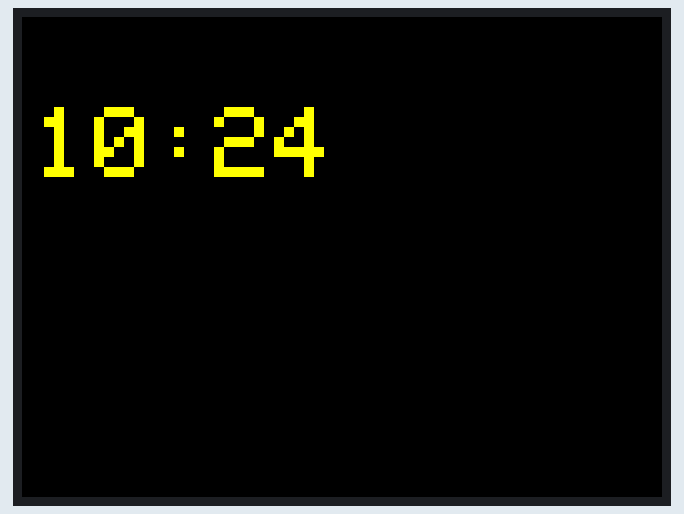
The sketch below on a simulated ESP32. Shown: 320×240 colour display. WiFi joins after 1.5 s; servers stay silent unless stated; network time is answered at once with the bench clock; the local clock reads 2024-03-15 10:24:30 at power-on unless the sketch sets it; what the sketch prints to the serial monitor is not drawn.

Above: at 1.8 s.
At 61.9 s:
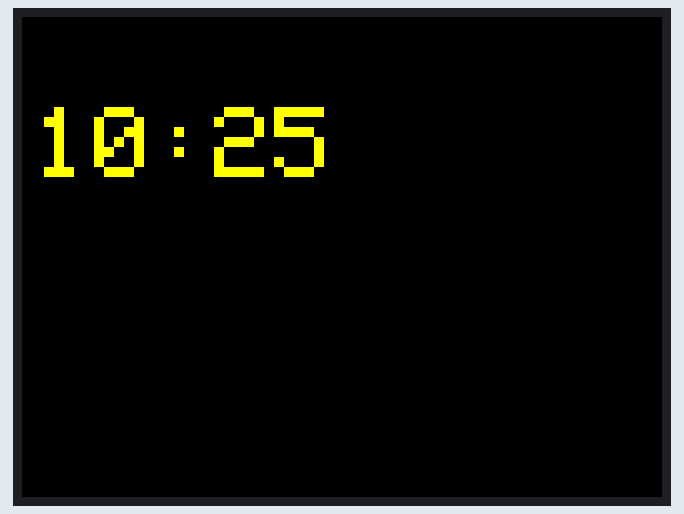
At 122.0 s:
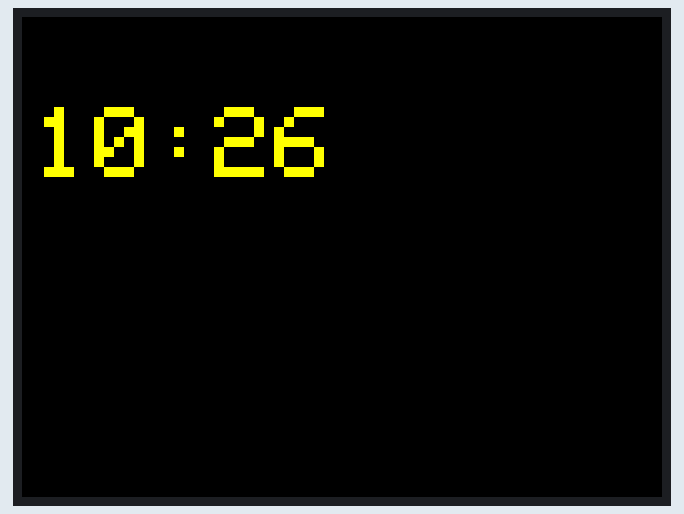

Measured:
- what the display in image 0 shows lasts 60.0 s, from 1.8 s to 61.8 s

The sketch:

Esp32_TFT_Clock.ino
```cpp
#include <TFT_eSPI.h>
#include <NTPClient.h>
#include <WiFi.h>
#include <WiFiUdp.h>

// wifi账号密码
const char *ssid = "ca****";
const char *password = "30****";
WiFiUDP ntpUDP;
NTPClient timeClient(ntpUDP, "ntp.aliyun.com");
TFT_eSPI tft;

void setup() {
  // 波特率设置，用于监视串口
  Serial.begin(115200);
  // 连wifi
  WiFi.begin(ssid, password);
  while (WiFi.status() != WL_CONNECTED) {
    delay(500);
    Serial.println("连接中");
  }
  tft.begin();
  // 设置屏幕方向
  tft.setRotation(1);
  // 设置时区为东8区
  timeClient.begin();
  timeClient.setTimeOffset(28800);
}

void loop() {
  timeClient.update();
  unsigned long epochTime = timeClient.getEpochTime();
  struct tm *ptm = gmtime((time_t *)&epochTime);
  int currentYear = ptm->tm_year + 1900;
  int currentMonth = ptm->tm_mon + 1;
  int currentMonthDay = ptm->tm_mday;
  int currentWeekDay = ptm->tm_wday;
  int currentHour = ptm->tm_hour;
  int currentMin = ptm->tm_min;
  // 串口打印获取到的时间
  Serial.println(timeClient.getFormattedTime());
  // 设置屏幕颜色，如果不重置黑色，像素点会一直堆积
  tft.fillScreen(TFT_BLACK);
  // 设置光标位置，字号，颜色
  tft.setCursor(6, 45);
  tft.setTextSize(5);
  tft.setTextColor(TFT_YELLOW);
  tft.println(String(currentHour) + ":" + String(currentMin));
  // 一分钟后再校正时间
  delay(60000);
}
```
